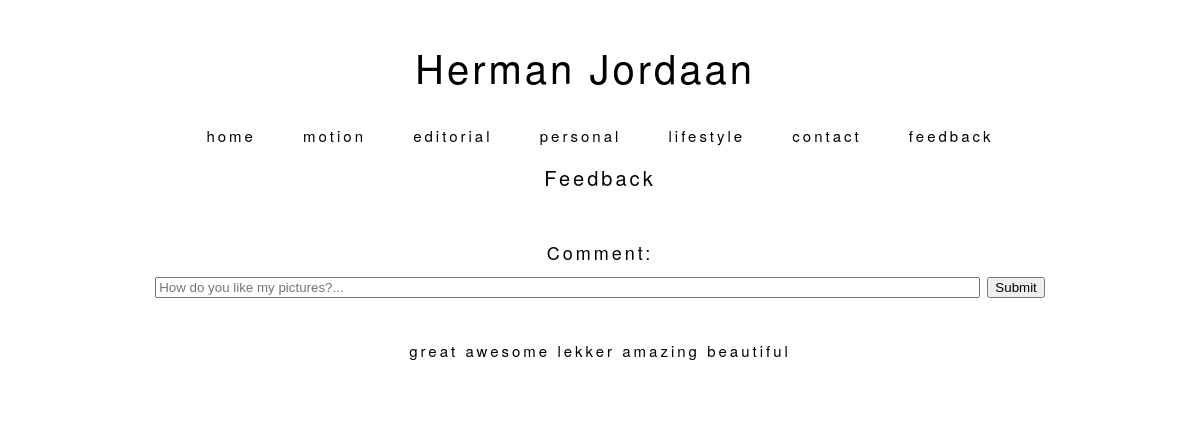
The page /feedback on the database as committed earlier.
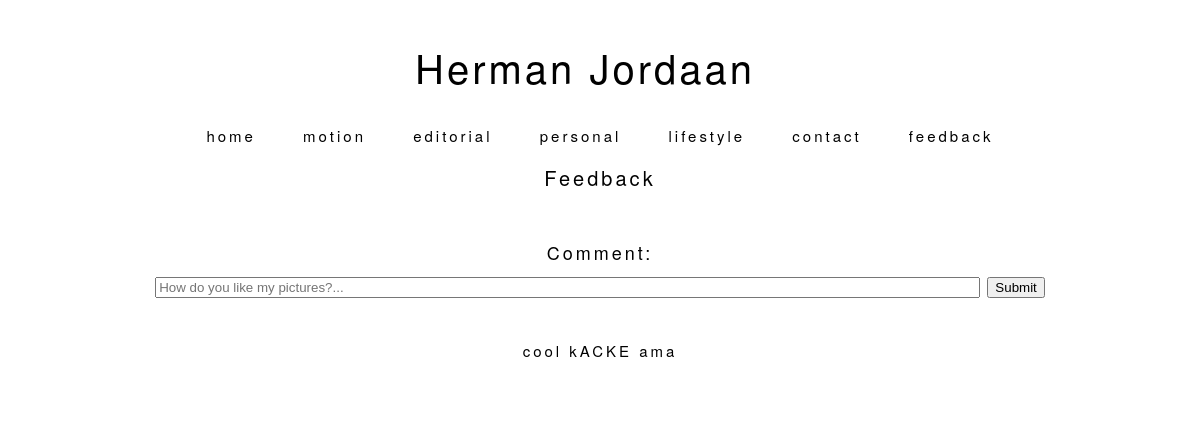
The same page on the database as committed later.
### tables this page shows
CREATE TABLE "feedbackherman" (
	"id"	INTEGER PRIMARY KEY AUTOINCREMENT,
	"comment"	TEXT
);

### routes.py (the view)
@app.route('/feedback', methods=['GET', 'POST'])
def feedback():
  cur, conn = dbconnect() # connect to database (in a seperated function)
  if request.method == 'POST': #submitbutton
    entered_comment = request.form['comment'] #collect values in a form with method="post"
    cur.execute("INSERT INTO feedbackherman (comment) VALUES ('{}')".format(entered_comment)) #add comment to database
    conn.commit()
  cur.execute('SELECT comment FROM feedbackherman') #take the comment out of the database
  rows = cur.fetchall()
  return render_template('feedback.html', comments = rows) #display everything

### dbconnect.py (called while the page is built)
def dbconnect():
  conn =sqlite3.connect('feedback.db') #connect to the database
  cur = conn.cursor()
  return cur, conn

### templates/feedback.html
{% extends "layout.html" %}
{% block content %}
  <h2>Feedback</h2>
  <br>
 <form method='POST' action='/feedback'>
 <label for="comment">Comment:</label>
 <input name='comment' id="comment" size="100" maxlength="100" placeholder="How do you like my pictures?...">
 <input type="submit" value="Submit">
 </form>
 <br>
 <br>
    {% for comment in comments %}
     {{ comment [0] }}
   {% endfor %}
{% endblock %}

### templates/layout.html (shortened to what this page needs)
<!DOCTYPE html>
<html>
<head>
<link rel="stylesheet" href="{{ url_for('static', filename='css/main.css') }}">
</head>
<body>
  <div class="flex-container">
     <div class="header1">
          <a href="{{ url_for('home') }}">Herman Jordaan</a>
     </div>
      <div class="navbar2">
         <nav>
            <ul class="nav-links">
               <li><a href="{{ url_for('home') }}">home</a></li>
               <li><a href="{{ url_for('motion') }}">motion</a></li>
               <li><a href="{{ url_for('editorial') }}">editorial</a></li>
               <li><a href="{{ url_for('personal') }}">personal</a></li>
               <li><a href="{{ url_for('lifestyle') }}">lifestyle</a></li>
               <li><a href="{{ url_for('contact') }}">contact</a></li>
               <li><a href="{{ url_for('feedback') }}">feedback</a></li>
            </ul>
         </nav>
      {% block content %}
      {% endblock %}
</body>
</html>

### static/css/main.css (style rules this page uses)
body { font-family: "Helvetica Neue",sans-serif; font-weight: lighter; color: black; letter-spacing: 3px; }
@media (max-width: 1500px) { .flex-container { display: flex; flex-direction: row; flex-wrap: wrap; max-width: 1500px; padding: 20px 20px 20px 20px; background-color: white; justify-content: center; } }
@media (max-width: 1500px) { ul { list-style-type: none; margin: 0; padding: 0; } }
@media (max-width: 1500px) { nav li { display: inline; } }
@media (max-width: 1500px) { a { text-decoration:none; color: black; padding: 30px 30px 30px 0px; } }
@media (max-width: 1500px) { .header1 { font-size: 40px; flex-basis: 1500px; padding: 20px 20px 20px 20px; } }
@media (max-width: 1500px) { .navbar2 { padding: 20px 20px 20px 20px; flex-basis: 1500px; } }
@media (max-width: 1500px) { form label { font-size: 1.2em; font-weight: bold; display: block; padding: 10px 0; } }
@media only screen and (max-width: 1315px) { .navbar2 { text-align: center; font-size: 15px; } }
@media only screen and (max-width: 1315px) { .navbar2 a { padding: 20px 20px 20px 20px; } }
@media only screen and (max-width: 1315px) { .header1 { font-size: 40px; padding: 10px 10px 10px 10px; text-align: center; } }
h2 { font-family: "Helvetica Neue",sans-serif; font-weight: lighter; font-size: 20px; }
form label { font-size: 1.2em; font-weight: lighter; display: block; padding: 10px 0; font-family: "Helvetica Neue",sans-serif; }

Rows that differ between the two databases and show on the page:
removed feedbackherman: comment "great"
removed feedbackherman: comment "awesome"
removed feedbackherman: comment "lekker"
removed feedbackherman: comment "amazing"
removed feedbackherman: comment "beautiful"
added feedbackherman: comment "cool"
added feedbackherman: comment "kACKE"
added feedbackherman: comment "ama"
